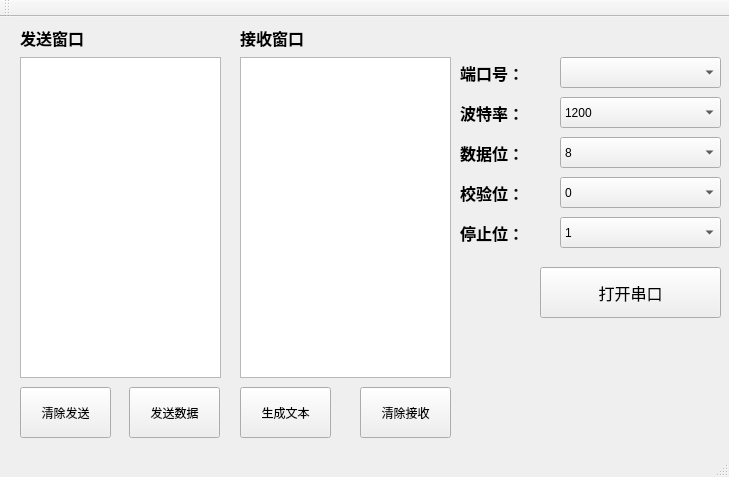
<?xml version="1.0" encoding="UTF-8"?>
<ui version="4.0">
 <class>MainWindow</class>
 <widget class="QMainWindow" name="MainWindow">
  <property name="geometry">
   <rect>
    <x>0</x>
    <y>0</y>
    <width>729</width>
    <height>477</height>
   </rect>
  </property>
  <property name="sizePolicy">
   <sizepolicy hsizetype="Expanding" vsizetype="Expanding">
    <horstretch>0</horstretch>
    <verstretch>0</verstretch>
   </sizepolicy>
  </property>
  <property name="windowTitle">
   <string>MainWindow</string>
  </property>
  <widget class="QWidget" name="centralWidget">
   <widget class="QTextBrowser" name="sendtext">
    <property name="geometry">
     <rect>
      <x>20</x>
      <y>40</y>
      <width>201</width>
      <height>321</height>
     </rect>
    </property>
   </widget>
   <widget class="QTextEdit" name="recievetext">
    <property name="geometry">
     <rect>
      <x>240</x>
      <y>40</y>
      <width>211</width>
      <height>321</height>
     </rect>
    </property>
   </widget>
   <widget class="QComboBox" name="portnum">
    <property name="geometry">
     <rect>
      <x>560</x>
      <y>40</y>
      <width>161</width>
      <height>31</height>
     </rect>
    </property>
   </widget>
   <widget class="QComboBox" name="baudrate">
    <property name="geometry">
     <rect>
      <x>560</x>
      <y>80</y>
      <width>161</width>
      <height>31</height>
     </rect>
    </property>
    <item>
     <property name="text">
      <string>1200</string>
     </property>
    </item>
    <item>
     <property name="text">
      <string>2400</string>
     </property>
    </item>
    <item>
     <property name="text">
      <string>4800</string>
     </property>
    </item>
    <item>
     <property name="text">
      <string>9600</string>
     </property>
    </item>
    <item>
     <property name="text">
      <string>14400</string>
     </property>
    </item>
    <item>
     <property name="text">
      <string>19200</string>
     </property>
    </item>
    <item>
     <property name="text">
      <string>38400</string>
     </property>
    </item>
    <item>
     <property name="text">
      <string>43000</string>
     </property>
    </item>
    <item>
     <property name="text">
      <string>57600</string>
     </property>
    </item>
    <item>
     <property name="text">
      <string>76800</string>
     </property>
    </item>
    <item>
     <property name="text">
      <string>115200</string>
     </property>
    </item>
    <item>
     <property name="text">
      <string>128000</string>
     </property>
    </item>
    <item>
     <property name="text">
      <string>230400</string>
     </property>
    </item>
    <item>
     <property name="text">
      <string>256000</string>
     </property>
    </item>
    <item>
     <property name="text">
      <string>460800</string>
     </property>
    </item>
    <item>
     <property name="text">
      <string>921600</string>
     </property>
    </item>
    <item>
     <property name="text">
      <string>1382400</string>
     </property>
    </item>
   </widget>
   <widget class="QComboBox" name="databit">
    <property name="geometry">
     <rect>
      <x>560</x>
      <y>120</y>
      <width>161</width>
      <height>31</height>
     </rect>
    </property>
    <item>
     <property name="text">
      <string>8</string>
     </property>
    </item>
    <item>
     <property name="text">
      <string>7</string>
     </property>
    </item>
    <item>
     <property name="text">
      <string>6</string>
     </property>
    </item>
    <item>
     <property name="text">
      <string>5</string>
     </property>
    </item>
   </widget>
   <widget class="QComboBox" name="checkbit">
    <property name="geometry">
     <rect>
      <x>560</x>
      <y>160</y>
      <width>161</width>
      <height>31</height>
     </rect>
    </property>
    <item>
     <property name="text">
      <string>0</string>
     </property>
    </item>
    <item>
     <property name="text">
      <string extracomment="奇校验">1</string>
     </property>
    </item>
    <item>
     <property name="text">
      <string extracomment="偶校验">2</string>
     </property>
    </item>
   </widget>
   <widget class="QComboBox" name="stopbit">
    <property name="geometry">
     <rect>
      <x>560</x>
      <y>200</y>
      <width>161</width>
      <height>31</height>
     </rect>
    </property>
    <item>
     <property name="text">
      <string>1</string>
     </property>
    </item>
    <item>
     <property name="text">
      <string>2</string>
     </property>
    </item>
   </widget>
   <widget class="QPushButton" name="clearRButton">
    <property name="geometry">
     <rect>
      <x>20</x>
      <y>370</y>
      <width>91</width>
      <height>51</height>
     </rect>
    </property>
    <property name="sizePolicy">
     <sizepolicy hsizetype="Fixed" vsizetype="Fixed">
      <horstretch>0</horstretch>
      <verstretch>0</verstretch>
     </sizepolicy>
    </property>
    <property name="text">
     <string>清除发送</string>
    </property>
   </widget>
   <widget class="QPushButton" name="sendButton">
    <property name="geometry">
     <rect>
      <x>129</x>
      <y>370</y>
      <width>91</width>
      <height>51</height>
     </rect>
    </property>
    <property name="sizePolicy">
     <sizepolicy hsizetype="Fixed" vsizetype="Fixed">
      <horstretch>0</horstretch>
      <verstretch>0</verstretch>
     </sizepolicy>
    </property>
    <property name="text">
     <string>发送数据</string>
    </property>
   </widget>
   <widget class="QPushButton" name="saveButton">
    <property name="geometry">
     <rect>
      <x>240</x>
      <y>370</y>
      <width>91</width>
      <height>51</height>
     </rect>
    </property>
    <property name="sizePolicy">
     <sizepolicy hsizetype="Fixed" vsizetype="Fixed">
      <horstretch>0</horstretch>
      <verstretch>0</verstretch>
     </sizepolicy>
    </property>
    <property name="text">
     <string>生成文本</string>
    </property>
   </widget>
   <widget class="QPushButton" name="clearSButton">
    <property name="geometry">
     <rect>
      <x>360</x>
      <y>370</y>
      <width>91</width>
      <height>51</height>
     </rect>
    </property>
    <property name="sizePolicy">
     <sizepolicy hsizetype="Fixed" vsizetype="Fixed">
      <horstretch>0</horstretch>
      <verstretch>0</verstretch>
     </sizepolicy>
    </property>
    <property name="text">
     <string>清除接收</string>
    </property>
   </widget>
   <widget class="QPushButton" name="openButton">
    <property name="geometry">
     <rect>
      <x>540</x>
      <y>250</y>
      <width>181</width>
      <height>51</height>
     </rect>
    </property>
    <property name="sizePolicy">
     <sizepolicy hsizetype="Fixed" vsizetype="Fixed">
      <horstretch>0</horstretch>
      <verstretch>0</verstretch>
     </sizepolicy>
    </property>
    <property name="font">
     <font>
      <family>黑体</family>
      <pointsize>12</pointsize>
     </font>
    </property>
    <property name="text">
     <string>打开串口</string>
    </property>
   </widget>
   <widget class="QLabel" name="label">
    <property name="geometry">
     <rect>
      <x>460</x>
      <y>40</y>
      <width>91</width>
      <height>31</height>
     </rect>
    </property>
    <property name="font">
     <font>
      <family>Microsoft JhengHei UI</family>
      <pointsize>12</pointsize>
      <weight>75</weight>
      <bold>true</bold>
     </font>
    </property>
    <property name="text">
     <string>端口号：</string>
    </property>
   </widget>
   <widget class="QLabel" name="label_2">
    <property name="geometry">
     <rect>
      <x>460</x>
      <y>80</y>
      <width>91</width>
      <height>31</height>
     </rect>
    </property>
    <property name="font">
     <font>
      <family>Microsoft JhengHei UI</family>
      <pointsize>12</pointsize>
      <weight>75</weight>
      <bold>true</bold>
     </font>
    </property>
    <property name="text">
     <string>波特率：</string>
    </property>
   </widget>
   <widget class="QLabel" name="label_3">
    <property name="geometry">
     <rect>
      <x>460</x>
      <y>120</y>
      <width>91</width>
      <height>31</height>
     </rect>
    </property>
    <property name="font">
     <font>
      <family>Microsoft JhengHei UI</family>
      <pointsize>12</pointsize>
      <weight>75</weight>
      <bold>true</bold>
     </font>
    </property>
    <property name="text">
     <string>数据位：</string>
    </property>
   </widget>
   <widget class="QLabel" name="label_4">
    <property name="geometry">
     <rect>
      <x>460</x>
      <y>160</y>
      <width>91</width>
      <height>31</height>
     </rect>
    </property>
    <property name="font">
     <font>
      <family>Microsoft JhengHei UI</family>
      <pointsize>12</pointsize>
      <weight>75</weight>
      <bold>true</bold>
     </font>
    </property>
    <property name="text">
     <string>校验位：</string>
    </property>
   </widget>
   <widget class="QLabel" name="label_5">
    <property name="geometry">
     <rect>
      <x>460</x>
      <y>200</y>
      <width>91</width>
      <height>31</height>
     </rect>
    </property>
    <property name="font">
     <font>
      <family>Microsoft JhengHei UI</family>
      <pointsize>12</pointsize>
      <weight>75</weight>
      <bold>true</bold>
     </font>
    </property>
    <property name="text">
     <string>停止位：</string>
    </property>
   </widget>
   <widget class="QLabel" name="label_6">
    <property name="geometry">
     <rect>
      <x>20</x>
      <y>0</y>
      <width>101</width>
      <height>41</height>
     </rect>
    </property>
    <property name="font">
     <font>
      <family>Microsoft JhengHei UI</family>
      <pointsize>12</pointsize>
      <weight>75</weight>
      <bold>true</bold>
     </font>
    </property>
    <property name="text">
     <string>发送窗口</string>
    </property>
   </widget>
   <widget class="QLabel" name="label_7">
    <property name="geometry">
     <rect>
      <x>240</x>
      <y>0</y>
      <width>101</width>
      <height>41</height>
     </rect>
    </property>
    <property name="font">
     <font>
      <family>Microsoft JhengHei UI</family>
      <pointsize>12</pointsize>
      <weight>75</weight>
      <bold>true</bold>
     </font>
    </property>
    <property name="text">
     <string>接收窗口</string>
    </property>
   </widget>
  </widget>
  <widget class="QStatusBar" name="statusBar"/>
  <widget class="QToolBar" name="mainToolBar">
   <attribute name="toolBarArea">
    <enum>TopToolBarArea</enum>
   </attribute>
   <attribute name="toolBarBreak">
    <bool>false</bool>
   </attribute>
  </widget>
 </widget>
 <layoutdefault spacing="6" margin="11"/>
 <resources/>
 <connections/>
</ui>
